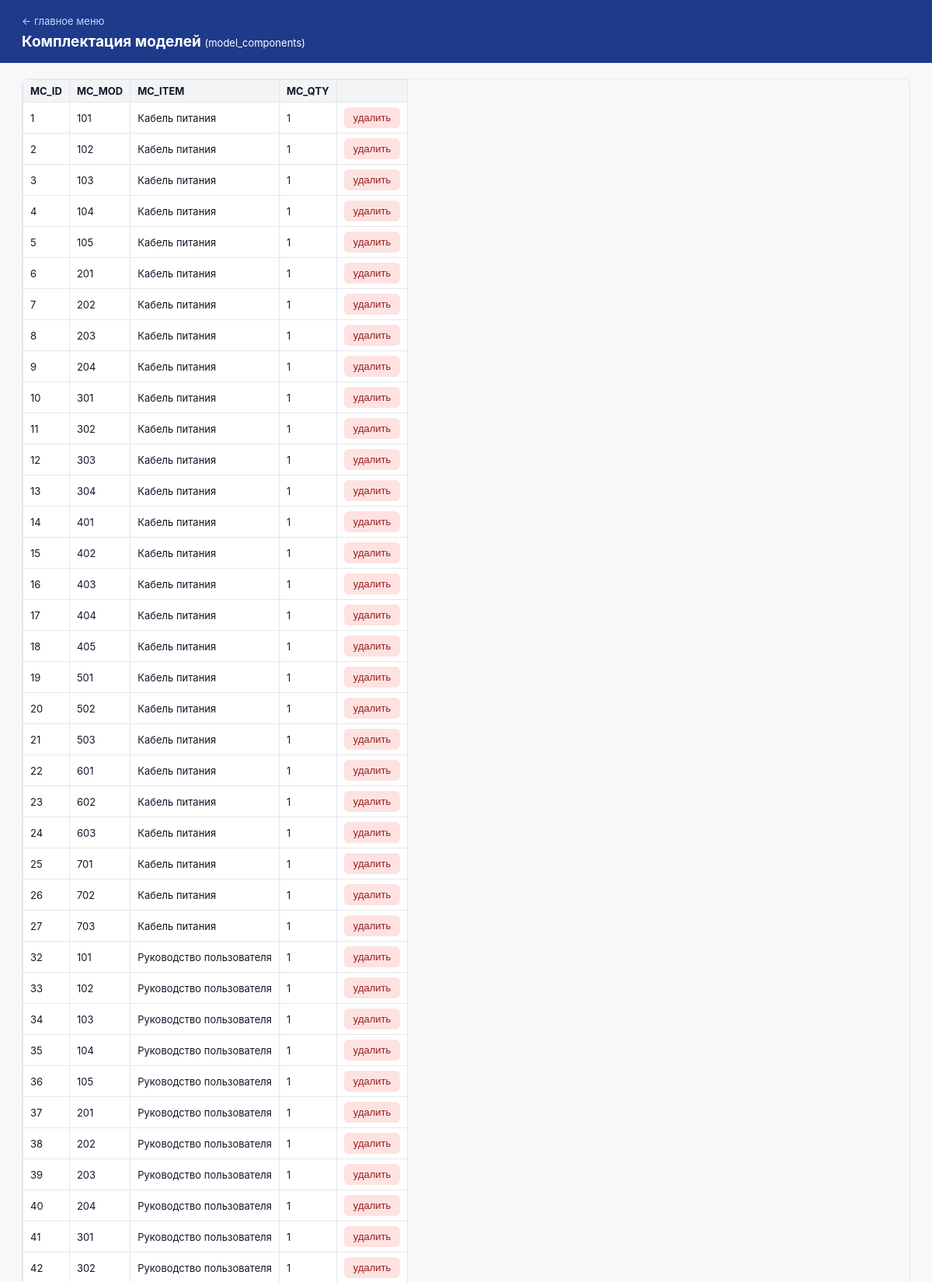
Page /app/table.php?t=model_components (upper part) on the committed database.
### tables this page shows
CREATE TABLE model_components (
  MC_ID   BIGINT      NOT NULL AUTO_INCREMENT,
  MC_MOD  NUMERIC(6)  NOT NULL,
  MC_ITEM VARCHAR(80) NOT NULL,
  MC_QTY  NUMERIC(3)  NOT NULL DEFAULT 1,
  PRIMARY KEY (MC_ID),
  CONSTRAINT uniq_mc UNIQUE (MC_MOD, MC_ITEM),
  CONSTRAINT chk_mc_qty CHECK (MC_QTY > 0),
  CONSTRAINT fk_mc_mod FOREIGN KEY (MC_MOD) REFERENCES models(MOD_ID)
    ON DELETE CASCADE
);

### app/config.php (called while the page is built, shortened)
<?php
function cfg(string $key, string $default): string
{
    $v = getenv($key);
    return ($v === false || $v === '') ? $default : $v;
}
function db(): PDO
{
    static $pdo = null;
    if ($pdo === null) {
        $host = cfg('DB_HOST', '127.0.0.1');
        $port = cfg('DB_PORT', '3306');
        $user = cfg('DB_USER', 'root');
        $pass = cfg('DB_PASS', 'password');
        $dsn  = "mysql:host=$host;port=$port;dbname=" . DB_NAME . ";charset=utf8mb4";
        $pdo = new PDO($dsn, $user, $pass, [
            PDO::ATTR_ERRMODE            => PDO::ERRMODE_EXCEPTION,
            PDO::ATTR_DEFAULT_FETCH_MODE => PDO::FETCH_ASSOC,
            PDO::ATTR_EMULATE_PREPARES   => false,
        ]);
    }
    return $pdo;
}
function table_title(string $t): string
{
    $map = [
        'branches' => 'Филиалы', 'categories' => 'Категории техники',
        'models' => 'Модели техники', 'model_components' => 'Комплектация моделей',
        'model_purposes' => 'Назначение моделей', 'tariffs' => 'Тарифы',
        'request_statuses' => 'Статусы заявок', 'payment_methods' => 'Способы оплаты',
        'maintenance_types' => 'Виды работ', 'condition_grades' => 'Степени состояния',
        'employees' => 'Сотрудники', 'universities' => 'ВУЗы',
        'departments' => 'Подразделения', 'representatives' => 'Представители',
        'equipment_units' => 'Экземпляры техники', 'transfers' => 'Перемещения техники',
        'requests' => 'Заявки на аренду', 'request_items' => 'Позиции заявок',
        'contracts' => 'Договоры аренды', 'rentals' => 'Выдачи техники',
        'payments' => 'Платежи', 'maintenance' => 'Обслуживание и ремонт',
    ];
    return $map[$t] ?? $t;
}
function h($s): string
{
    return htmlspecialchars((string)$s, ENT_QUOTES | ENT_SUBSTITUTE, 'UTF-8');
}

### app/table.php (the view, shortened to what this page needs)
<?php
require __DIR__ . '/config.php';
$table = $_GET['t'] ?? 'equipment_units';
$isView = str_starts_with($table, 'v_');
$limit = 100;
$rows = [];
$cols = [];
$pkCols = [];
try {
    $rows = db()->query("SELECT * FROM `$table` LIMIT $limit")->fetchAll();
    $cols = db()->query("SHOW COLUMNS FROM `$table`")->fetchAll();
    $pkCols = db()->query("SHOW KEYS FROM `$table` WHERE Key_name = 'PRIMARY'")->fetchAll();
} catch (Throwable $e) {
    $error = $e->getMessage();
}
$pkNames = array_column($pkCols, 'Column_name');
?>
<!doctype html>
<html lang="ru">
<head>
</head>
<body>
<header>
  <a href="index.php">← главное меню</a>
  <h1><?= h(table_title($table)) ?> <span style="font-weight:400;font-size:13px">(<?= h($table) ?>)</span></h1>
</header>
<main>
  <div class="wrap">
    <table>
      <tr>
        <?php foreach ($cols as $c): ?><th><?= h($c['Field']) ?></th><?php endforeach; ?>
        <?php if (!$isView): ?><th></th><?php endif; ?>
      </tr>
      <?php foreach ($rows as $r): ?>
        <tr>
          <?php foreach ($cols as $c): ?>
            <td><?= h((string)($r[$c['Field']] ?? '')) ?></td>
          <?php endforeach; ?>
          <?php if (!$isView): ?>
            <td>
              <?php if ($pkNames): ?>
              <form method="post" onsubmit="return confirm('Удалить запись?')">
                <button class="del" type="submit">удалить</button>
              </form>
              <?php endif; ?>
            </td>
          <?php endif; ?>
        </tr>
      <?php endforeach; ?>
    </table>
  </div>
</main>
</body>
</html>

### app/table.php (style rules this page uses)
body { font-family:-apple-system,"Segoe UI",Arial,sans-serif; margin:0; background:#f7f8fa; color:#111827; }
header { background:#1e3a8a; color:#fff; padding:16px 28px; }
header a { color:#bfdbfe; text-decoration:none; font-size:13px; }
header h1 { margin:6px 0 0; font-size:19px; }
main { padding:20px 28px 60px; }
table { border-collapse:collapse; background:#fff; font-size:13px; }
th, td { border:1px solid #e5e7eb; padding:6px 9px; text-align:left; white-space:nowrap; }
th { background:#f3f4f6; position:sticky; top:0; }
.wrap { overflow:auto; max-height:62vh; border:1px solid #e5e7eb; border-radius:8px; }
button { border:0; border-radius:6px; padding:6px 12px; font-size:13px; cursor:pointer; }
.del { background:#fee2e2; color:#991b1b; }

### rows in the picture
model_components: Field "1", Field "101", Field "Кабель питания"
model_components: Field "2", Field "102", Field "Кабель питания", Field "1"
model_components: Field "3", Field "103", Field "Кабель питания", Field "1"
model_components: Field "4", Field "104", Field "Кабель питания", Field "1"
model_components: Field "5", Field "105", Field "Кабель питания", Field "1"
model_components: Field "6", Field "201", Field "Кабель питания", Field "1"
model_components: Field "7", Field "202", Field "Кабель питания", Field "1"
model_components: Field "8", Field "203", Field "Кабель питания", Field "1"
model_components: Field "9", Field "204", Field "Кабель питания", Field "1"
model_components: Field "10", Field "301", Field "Кабель питания", Field "1"
model_components: Field "11", Field "302", Field "Кабель питания", Field "1"
model_components: Field "12", Field "303", Field "Кабель питания", Field "1"
model_components: Field "13", Field "304", Field "Кабель питания", Field "1"
model_components: Field "14", Field "401", Field "Кабель питания", Field "1"
model_components: Field "15", Field "402", Field "Кабель питания", Field "1"
model_components: Field "16", Field "403", Field "Кабель питания", Field "1"
model_components: Field "17", Field "404", Field "Кабель питания", Field "1"
model_components: Field "18", Field "405", Field "Кабель питания", Field "1"
model_components: Field "19", Field "501", Field "Кабель питания", Field "1"
model_components: Field "20", Field "502", Field "Кабель питания", Field "1"
model_components: Field "21", Field "503", Field "Кабель питания", Field "1"
model_components: Field "22", Field "601", Field "Кабель питания", Field "1"
model_components: Field "23", Field "602", Field "Кабель питания", Field "1"
model_components: Field "24", Field "603", Field "Кабель питания", Field "1"
model_components: Field "25", Field "701", Field "Кабель питания", Field "1"
model_components: Field "26", Field "702", Field "Кабель питания", Field "1"
model_components: Field "27", Field "703", Field "Кабель питания", Field "1"
model_components: Field "32", Field "101", Field "Руководство пользователя", Field "1"
model_components: Field "33", Field "102", Field "Руководство пользователя", Field "1"
model_components: Field "34", Field "103", Field "Руководство пользователя", Field "1"
model_components: Field "35", Field "104", Field "Руководство пользователя", Field "1"
model_components: Field "36", Field "105", Field "Руководство пользователя", Field "1"
model_components: Field "37", Field "201", Field "Руководство пользователя", Field "1"
model_components: Field "38", Field "202", Field "Руководство пользователя", Field "1"
model_components: Field "39", Field "203", Field "Руководство пользователя", Field "1"
model_components: Field "40", Field "204", Field "Руководство пользователя", Field "1"
model_components: Field "41", Field "301", Field "Руководство пользователя", Field "1"
model_components: Field "42", Field "302", Field "Руководство пользователя", Field "1"

### other values in the picture
table_title($table) "Комплектация моделей"
$table "model_components"
$c['Field'] "MC_ID"
$c['Field'] "MC_MOD"
$c['Field'] "MC_ITEM"
$c['Field'] "MC_QTY"
